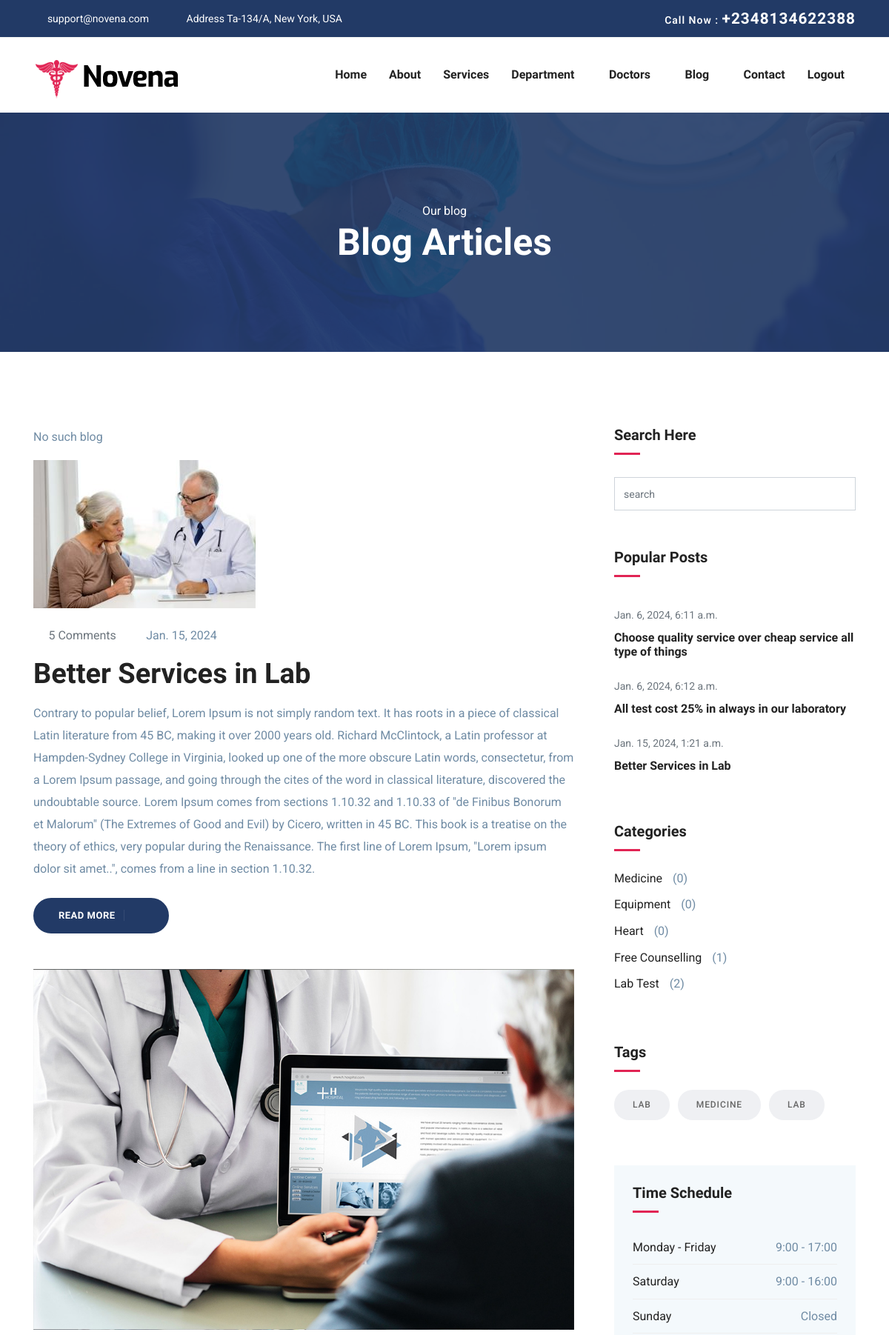
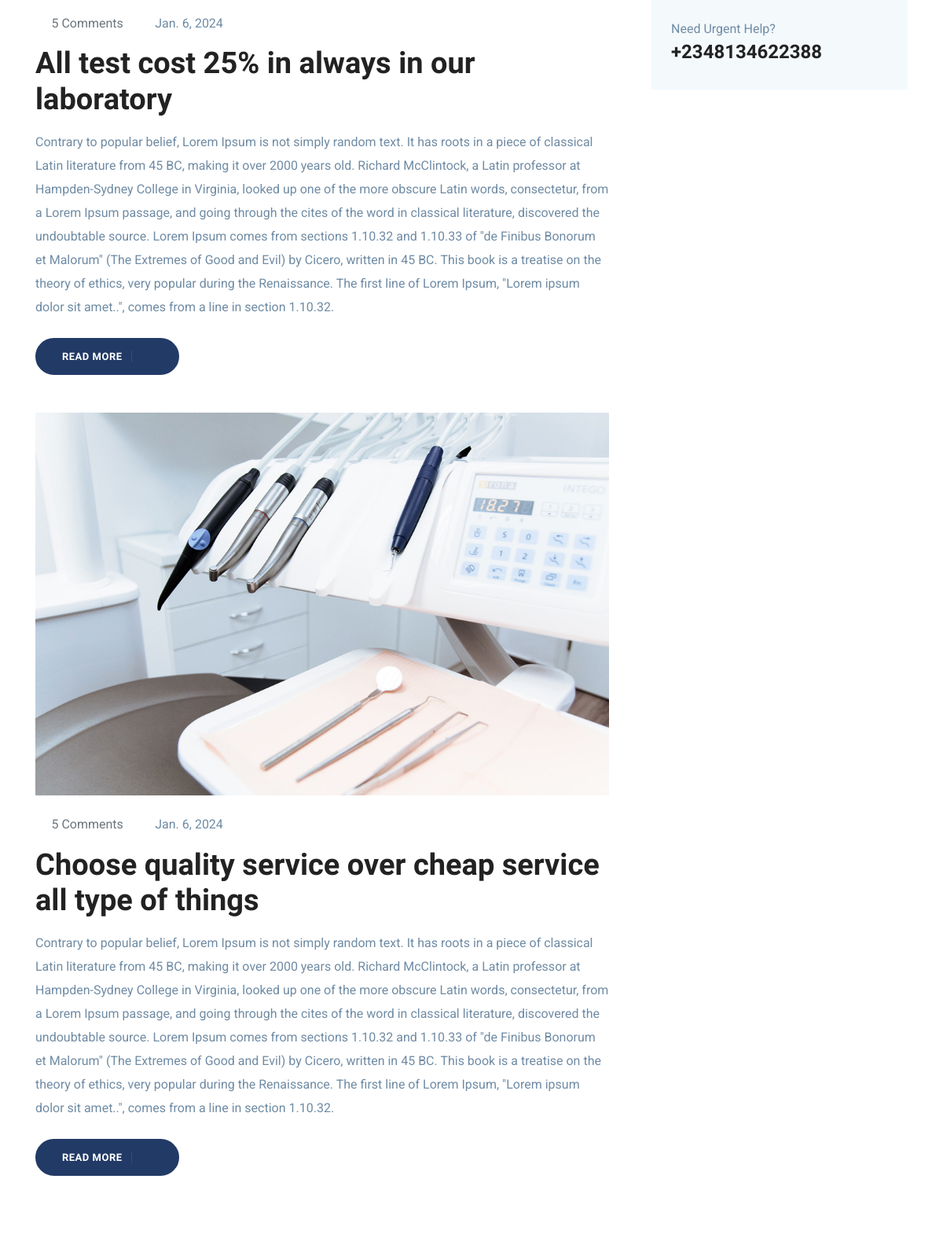
Screenshot of /blog/ (upper part) with the database file from the repository (2 pictures, top to bottom).
### myapp/models.py (models this page shows, shortened)
class Blog(models.Model):
    title =models.CharField(max_length=255, null=True)
    description=models.CharField(max_length=1000, null=True)
    date = models.DateTimeField(auto_now_add = True)
    image = models.ImageField(upload_to='blog_images', null = True)
    quote = models.CharField(max_length=1000, null=True)
    category = models.ForeignKey(Category, on_delete=models.CASCADE, null = True)
    def imageUrl(self):
        if self.image:
            return self.image.url
        return ''
    class Meta:
        ordering = ['-date']

class Category(models.Model):
    name = models.CharField(max_length = 255, choices=CATEGORY_CHOICE, null = True)

class Tag(models.Model):
    title =models.CharField(max_length=255, null=True)
    blog = models.ForeignKey(Blog, on_delete=models.CASCADE, null = True)

### myapp/views.py (the view)
# urls.py: 2. Add a URL to urlpatterns:  path('blog/', include('blog.urls'))
def blog(request):
    subscription(request)
    blog = Blog.objects.all()
    tag = Tag.objects.all()
    categories_with_blog_count = Category.objects.annotate(blog_count=Count('blog'))
    popular_posts =sidebar(request)
    blogs = pagination(request, blog)
    search_comment = search(request)
    context = {
        'blogs': blogs,
        'searches': search_comment,
        'popular': popular_posts,
        'categories':categories_with_blog_count,
        'tags':tag,
    }
    return render(request, 'myapp/blog-sidebar.html', context)

### myapp/search.py (called while the page is built)
def search(request):
    if request.method == 'GET':
        search = request.GET.get('search')
        search_comment = Blog.objects.filter(Q(title__icontains = search) | Q(description__icontains = search)) if search else None
        return search_comment

def pagination(request, blog):
    paginator = Paginator(blog, 3)  # Show 3 blogs per page
    page = request.GET.get('page')
    try:
        blogs = paginator.page(page)
    except PageNotAnInteger:
        blogs = paginator.page(1)
    except EmptyPage:
        blogs = paginator.page(paginator.num_pages)
    return blogs

def sidebar(request):
    blog = Blog.objects.all()
    blog_with_comment_count = blog.annotate(comment_count=Count('comment'))
    grouped_blogs = {}
    for blog_post in blog_with_comment_count :
        comment_count = blog_post.comment_count
        if comment_count not in grouped_blogs:
            grouped_blogs[comment_count] = []
        grouped_blogs[comment_count].append(blog_post)
    popular_posts = []
    for comment_count, posts in sorted(grouped_blogs.items(), reverse=True):
        popular_posts.extend(posts[:3])
    return popular_posts

### myapp/sub.py (called while the page is built)
def subscription(request):
    if request.method =='POST' and 'email' in request.POST:
        email = request.POST.get('email')
        if Subscription.objects.filter(email = email).exists():
            messages.info(request, 'Someone has already subscribe with this email')
        else:
            subscribe, created=Subscription.objects.get_or_create(email = email)
            messages.error(request, 'Thank you for subscribing to our news letter')

### myapp/templates/myapp/blog-sidebar.html (shortened to what this page needs)
{% extends 'myapp/base/base.html' %}
{% load static %}
{% block content %}
<section class="page-title bg-1">
  <div class="container">
    <div class="row">
      <div class="col-md-12">
        <div class="block text-center">
          <span class="text-white">Our blog</span>
          <h1 class="text-capitalize mb-5 text-lg">Blog articles</h1>
        </div>
      </div>
    </div>
  </div>
</section>
<section class="section blog-wrap">
    <div class="container">
        <div class="row">
            <div class="col-lg-8">
				{% include 'myapp/base/search.html' %}
				{% for blog in blogs %}
                <div class="row">
					<div class="col-lg-12 col-md-12 mb-5">
						<div class="blog-item">
							<div class="blog-thumb">
								<img src="{{blog.imageUrl}}" alt="" class="img-fluid ">
							</div>
							<div class="blog-item-content">
								<div class="blog-item-meta mb-3 mt-4">
									<span class="text-muted text-capitalize mr-3"><i class="icofont-comment mr-2"></i>5 Comments</span>
									<span class="text-black text-capitalize mr-3"><i class="icofont-calendar mr-1"></i> {{blog.date|date}}</span>
								</div>
								<h2 class="mt-3 mb-3"><a href="{% url 'blog_detail' blog.id %}">{{blog.title}}</a></h2>
								<p class="mb-4">{{ blog.description }}</p>
								<a href="{% url 'blog_detail' blog.id %}" target="_blank" class="btn btn-main btn-icon btn-round-full">Read More <i class="icofont-simple-right ml-2  "></i></a>
							</div>
						</div>
					</div>
				</div>
				{% endfor %}
            </div>
			{% include 'myapp/base/sidebar.html' %}
        </div>
		<div class="row mt-5">
			<div class="col-lg-8">
				<nav class="pagination py-2 d-inline-block">
				</nav>
			</div>
		</div>
    </div>
</section>
{% endblock %}

### myapp/templates/myapp/base/sidebar.html (shortened to what this page needs)
<div class="col-lg-4">
    <div class="sidebar-wrap pl-lg-4 mt-5 mt-lg-0">
        <div class="sidebar-widget search  mb-3 ">
            <h5>Search Here</h5>
            <form action="{% url 'blog' %}" method="get" class="search-form">
                <input type="text" name = "search" class="form-control" placeholder="search">
            </form>
        </div>
        <div class="sidebar-widget latest-post mb-3">
            <h5>Popular Posts</h5>
            {% for pop in popular %}
            <div class="py-2">
                <span class="text-sm text-muted">{{pop.date}}</span>
                <h6 class="my-2"><a href="#">{{pop.title}}</a></h6>
            </div>
            {% endfor %}
        </div>
        <div class="sidebar-widget category mb-3">
            <h5 class="mb-4">Categories</h5>
            <ul class="list-unstyled">
                {% for category in categories %}
                    <li class="align-items-center">
                        <a href="{% url 'category_detail' category.id %}">{{ category.name }}</a>
                        <span>({{ category.blog_count }})</span>
                    </li>
                {% endfor %}
            </ul>
        </div>
        <div class="sidebar-widget tags mb-3">
            <h5 class="mb-4">Tags</h5>
            {% for tag in tags %}
            <a href="{% url 'tags' tag.id %}">{{ tag.title }}</a>
            {% endfor %}
        </div>
        <div class="sidebar-widget schedule-widget mb-3">
            <h5 class="mb-4">Time Schedule</h5>
            <ul class="list-unstyled">
            <li class="d-flex justify-content-between align-items-center">
                <a href="#">Monday - Friday</a>
                <span>9:00 - 17:00</span>
            </li>
            <li class="d-flex justify-content-between align-items-center">
                <a href="#">Saturday</a>
                <span>9:00 - 16:00</span>
            </li>
            <li class="d-flex justify-content-between align-items-center">
                <a href="#">Sunday</a>
                <span>Closed</span>
            </li>
            </ul>
            <div class="sidebar-contatct-info mt-4">
                <p class="mb-0">Need Urgent Help?</p>
                <h3>+2348134622388</h3>
            </div>
        </div>
    </div>
</div>

### myapp/static/myapp/css/style.css (style rules this page uses)
html { overflow-x: hidden; }
body { line-height: 1.6; font-family: "Roboto", sans-serif; -webkit-font-smoothing: antialiased; font-size: 16px; color: #6F8BA4; font-weight: 400; }
h1, .h1, h2, .h2, h3, .h3, h4, .h4, h5, .h5, h6, .h6 { font-family: "Exo", sans-serif; font-weight: 700; color: #222; }
h1, .h1 { font-size: 2.5rem; }
h2, .h2 { font-size: 44px; }
h3, .h3 { font-size: 1.5rem; }
h5, .h5 { font-size: 1.25rem; }
h6, .h6 { font-size: 1rem; }
p { line-height: 30px; }
input[type="email"], input[type="password"], input[type="text"], input[type="tel"] { box-shadow: none; height: 45px; outline: none; font-size: 14px; }
.form-control { box-shadow: none; border-radius: 0; }
.btn { display: inline-block; font-size: 14px; font-size: 0.8125rem; font-weight: 700; letter-spacing: .5px; padding: .75rem 2rem; font-family: "Exo", sans-serif; text-transform: uppercase; border-radius: 5px; border: 2px solid transparent; transition: all .35s ease; }
.btn.btn-icon i { border-left: 1px solid rgba(255, 255, 255, 0.09); padding-left: 15px; }
.btn-main { background: #223a66; color: #fff; border-color: #223a66; }
.btn-round-full { border-radius: 50px; }
.section { padding: 100px 0; }
.text-sm { font-size: 14px; }
.text-lg { font-size: 3.75rem; }
a { color: #222; text-decoration: none; transition: all .35s ease; }
.page-title { padding: 120px 0px 70px 0px; position: relative; }
.page-title .block h1 { color: #fff; }
.text-lg { font-size: 50px; }
.bg-1 { background: url("../images/bg/22.jpg") no-repeat 50% 50%; background-size: cover; position: relative; }
.blog-item-content h2 { font-weight: 600; font-size: 38px; }
.sidebar-widget { margin-bottom: 30px; padding-bottom: 35px; }
.sidebar-widget h5 { margin-bottom: 30px; position: relative; padding-bottom: 15px; }
.sidebar-widget h5:before { position: absolute; content: ""; left: 0px; bottom: 0px; width: 35px; height: 3px; background: #e12454; }
.sidebar-widget.category ul li { margin-bottom: 10px; }
.sidebar-widget.category ul li a { color: #222; transition: all 0.3s ease; }
.sidebar-widget.category ul li span { margin-left: 10px; }
.sidebar-widget.tags a { font-size: 12px; text-transform: uppercase; letter-spacing: .075em; line-height: 41px; height: 41px; font-weight: 500; border-radius: 20px; color: #666; display: inline-block; background-color: #eff0f3; margin: 0 7px 10px 0; padding: 0 25px; transition: all .2s ease; }
.sidebar-widget.schedule-widget { background: #f4f9fc; padding: 25px; }
.sidebar-widget.schedule-widget ul li { padding: 10px 0px; border-bottom: 1px solid #eee; }
.search-form { position: relative; }

### rows the page displays
Blog: imageUrl (picture), date "Jan. 15, 2024", title "Better Services in Lab", description "Contrary to popular belief, Lorem Ipsum is not simply random text. It has roots in a piece of classical Latin literature from 45 BC, making it over 2000 years old. Richard McClintock, a Latin professor at Hampden-Sydney College in Virginia, looked up one of the more obscure Latin words, consectetur, from a Lorem Ipsum passage, and going through the cites of the word in classical literature, discovered the undoubtable source. Lorem Ipsum comes from sections 1.10.32 and 1.10.33 of \"de Finibus Bonorum et Malorum\" (The Extremes of Good and Evil) by Cicero, written in 45 BC. This book is a treatise on the theory of ethics, very popular during the Renaissance. The first line of Lorem Ipsum,…", date "Jan. 15, 2024, 1:21 a.m."
Blog: imageUrl (picture), date "Jan. 6, 2024", title "All test cost 25% in always in our laboratory", description "Contrary to popular belief, Lorem Ipsum is not simply random text. It has roots in a piece of classical Latin literature from 45 BC, making it over 2000 years old. Richard McClintock, a Latin professor at Hampden-Sydney College in Virginia, looked up one of the more obscure Latin words, consectetur, from a Lorem Ipsum passage, and going through the cites of the word in classical literature, discovered the undoubtable source. Lorem Ipsum comes from sections 1.10.32 and 1.10.33 of \"de Finibus Bonorum et Malorum\" (The Extremes of Good and Evil) by Cicero, written in 45 BC. This book is a treatise on the theory of ethics, very popular during the Renaissance. The first line of Lorem Ipsum,…", date "Jan. 6, 2024, 6:12 a.m."
Blog: imageUrl (picture), date "Jan. 6, 2024", title "Choose quality service over cheap service all type of things", description "Contrary to popular belief, Lorem Ipsum is not simply random text. It has roots in a piece of classical Latin literature from 45 BC, making it over 2000 years old. Richard McClintock, a Latin professor at Hampden-Sydney College in Virginia, looked up one of the more obscure Latin words, consectetur, from a Lorem Ipsum passage, and going through the cites of the word in classical literature, discovered the undoubtable source. Lorem Ipsum comes from sections 1.10.32 and 1.10.33 of \"de Finibus Bonorum et Malorum\" (The Extremes of Good and Evil) by Cicero, written in 45 BC. This book is a treatise on the theory of ethics, very popular during the Renaissance. The first line of Lorem Ipsum,…", date "Jan. 6, 2024, 6:11 a.m."
Category: name "Medicine", blog_count "0"
Category: name "Equipment", blog_count "0"
Category: name "Heart", blog_count "0"
Category: name "Free Counselling", blog_count "1"
Category: name "Lab Test", blog_count "2"
Tag: title "LAB"
Tag: title "MEDICINE"
Tag: title "LAB"
